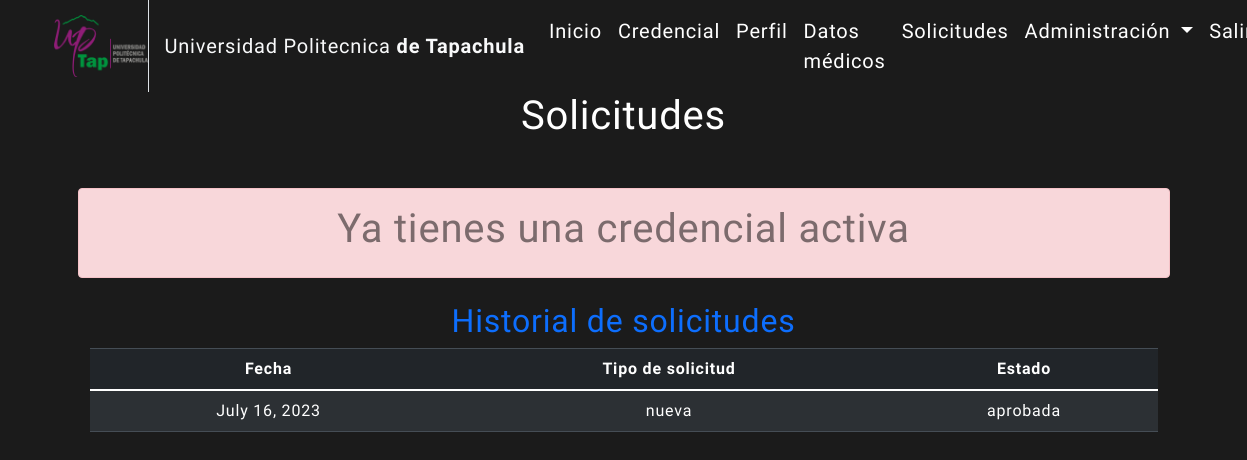
Page /administradores/solicitudes/ (signed in) on the committed database.
### core/models.py (models this page shows, shortened)
class SolicitudCredencial(models.Model):
    fecha_solicitud = models.DateField(auto_now_add=True)
    estado = models.CharField(max_length=20, choices=ESTADOS_SOLICITUD)
    tipo_solicitud = models.CharField(max_length=20, choices=TIPO_SOLICITUD)
    usuario = models.ForeignKey('UsuarioPersonalizado', on_delete=models.CASCADE, related_name='solicitudes')

### administradores/views.py (the view, shortened to what this page needs)
# urls.py: path('solicitudes/', views.AdministradorSolicitudCredencialView.as_view(), name='administradores_solicitudes'),
class AdministradorSolicitudCredencialView(View):
    def get(self, request):
        if not request.user.is_authenticated:
            return redirect('administradores_login')
        tipo_usuario = request.user.tipo_usuario
        if tipo_usuario == 'alumno':
            return redirect('alumnos_home')
        elif tipo_usuario == 'directivo':
            return redirect('directivos_home')
        elif tipo_usuario == 'maestro':
            return redirect('maestros_home')
        administrador = Administrador.objects.get(email=request.user.email)
        estado_ultima_solicitud = administrador.obtener_ultima_solicitud()
        lista_solicitudes = administrador.lista_solicitudes()
        if lista_solicitudes is None:
            lista_solicitudes = False
        if administrador.estado_credencial() == 'activa':
            context = {
                "mensaje": "Ya tienes una credencial activa",
                "no_solicitud_credencial_activa": True,
                "solicitudes": lista_solicitudes
            }
            return render(request, 'administradores/solicitud/view_solicitud_administrador.html', context=context)

### core/models.py (called while the page is built)
    def lista_solicitudes(self):
        if self.solicitudes.exists():
            return self.solicitudes.all()
        else:
            return None

    def estado_ultima_solicitud(self):
        ultima_solicitud = self.solicitudes.order_by('-fecha_solicitud').first()
        if ultima_solicitud is None:
            return None
        return ultima_solicitud.estado

    def obtener_ultima_solicitud(self):
        estado = self.solicitudes.order_by('-fecha_solicitud').first()
        return estado

    def estado_credencial(self):
        return self.credencial.estado_credencial

### administradores/templates/administradores/solicitud/view_solicitud_administrador.html (shortened to what this page needs)
{% extends 'administradores/layouts/view_home_administradores.html' %}
{% load static %}
{% block content %}
    <main class="container text-center">
        <h1 class="text-white mb-5">Solicitudes</h1>
        {% if no_solicitud_credencial_activa %}
            <div class="alert alert-danger">
                <h1 class="text-black-50">{{ mensaje }}</h1>
            </div>
        {% endif %}
        <div class="container">
            <div class="mt-4">
                <h2 class="text-primary">Historial de solicitudes</h2>
                {% if solicitudes %}
                    <table class="table table-striped table-dark">
                        <thead>
                        <tr>
                            <th scope="col">Fecha</th>
                            <th scope="col">Tipo de solicitud</th>
                            <th scope="col">Estado</th>
                        </tr>
                        </thead>
                        <tbody>
                        {% for solicitud in solicitudes %}
                            <tr>
                                <td>{{ solicitud.fecha_solicitud }}</td>
                                <td>{{ solicitud.tipo_solicitud }}</td>
                                <td>{{ solicitud.estado }}</td>
                            </tr>
                        {% endfor %}
                        </tbody>
                    </table>
                {% else %}
                    <div class="alert alert-info">
                        <h2 class="text-secondary">No se han realizado solicitudes</h2>
                    </div>
                {% endif %}
            </div>
        </div>
    </main>
{% endblock %}

### administradores/static/administradores/home/styles/styles.css (style rules this page uses)
:root { --color-dark: #1b1b1b; --color-light: #ffffff; --color-gold: #c7b8a5; }
body { font-family: "Oswald", sans-serif; font-weight: 200; background-color: var(--color-dark); color: var(--color-dark); letter-spacing: 0.05rem; }

### rows in the picture
SolicitudCredencial: fecha_solicitud "July 16, 2023", tipo_solicitud "nueva", estado "aprobada"

### other values in the picture
{{ mensaje }} "Ya tienes una credencial activa"
